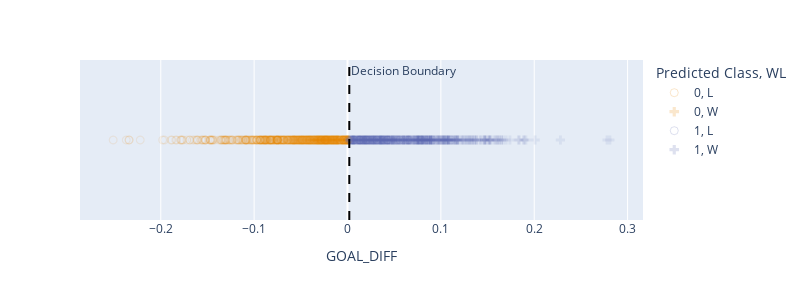

This figure's notebook cell:
### Markdown cell above
A decision boundary describes the **line** that splits the data into classes based on the *features*.

For a model with one feature, the decision boundary is a *point* that separates the two classes. The number of dimensions of the decision boundary plot is the number of features.

- We visualize this using a 1D plot to plot all data points in terms of *just* the feature.

- We cannot define a decision boundary in terms of the predictions, so we remove that axis from our plot. 

Notice that all data points to the right of our decision boundary are classified as Class 1, while all data points to the left are classified as Class 0.

### Code cell
fig = px.scatter(games, x="GOAL_DIFF", y=np.zeros(len(games)),
                 symbol="WL", symbol_sequence=[ "circle-open", "cross"], 
                 color="Predicted Class", height=300, opacity=0.1)
# fig.update_traces(marker_symbol='line-ns-open')
fig.update_traces(marker_size=8)
fig.update_layout(
    yaxis=dict(showticklabels=False, showgrid=False, zeroline=False, title=""),
)

decision_boundary =  -model.intercept_[0]/model.coef_[0][0]
fig.add_vline(x = decision_boundary, line_dash="dash", 
              line_color="black",
              annotation_text="Decision Boundary", 
              annotation_position="top right")

### Figure 1 — Plotly figure (JSON) as saved in the notebook; plotly's stock layout.template omitted (floating-point values rounded to 4 significant figures; data arrays with more than 128 entries replaced by an {"elided": "..."} marker saying what was removed)
{"data": [{"hovertemplate": "Predicted Class=0<br>WL=L<br>GOAL_DIFF=%{x}<br>y=%{y}<extra></extra>", "legendgroup": "0, L", "marker": {"color": "rgb(229, 134, 6)", "opacity": 0.1, "size": 8, "symbol": "circle-open"}, "mode": "markers", "name": "0, L", "showlegend": true, "type": "scattergl", "x": {"elided": "511 float values"}, "xaxis": "x", "y": {"elided": "511 float values"}, "yaxis": "y"}, {"hovertemplate": "Predicted Class=0<br>WL=W<br>GOAL_DIFF=%{x}<br>y=%{y}<extra></extra>", "legendgroup": "0, W", "marker": {"color": "rgb(229, 134, 6)", "opacity": 0.1, "size": 8, "symbol": "cross"}, "mode": "markers", "name": "0, W", "showlegend": true, "type": "scattergl", "x": {"elided": "139 float values"}, "xaxis": "x", "y": {"elided": "139 float values"}, "yaxis": "y"}, {"hovertemplate": "Predicted Class=1<br>WL=L<br>GOAL_DIFF=%{x}<br>y=%{y}<extra></extra>", "legendgroup": "1, L", "marker": {"color": "rgb(93, 105, 177)", "opacity": 0.1, "size": 8, "symbol": "circle-open"}, "mode": "markers", "name": "1, L", "showlegend": true, "type": "scattergl", "x": [0.053, 0.079, 0.02, 0.035, 0.076, 0.02, 0.047, 0.056, 0.007, 0.034, 0.031, 0.007, 0.043, 0.012, 0.028, 0.045, 0.079, 0.075, 0.013, 0.043, 0.026, 0.031, 0.021, 0.011, 0.016, 0.06, 0.002, 0.01, 0.006, 0.086, 0.044, 0.006, 0.111, 0.026, 0.022, 0.015, 0.013, 0.019, 0.016, 0.043, 0.014, 0.014, 0.014, 0.022, 0.012, 0.042, 0.059, 0.032, 0.004, 0.007, 0.019, 0.017, 0.073, 0.042, 0.024, 0.013, 0.005, 0.011, 0.013, 0.045, 0.084, 0.012, 0.027, 0.071, 0.009, 0.037, 0.021, 0.042, 0.031, 0.022, 0.005, 0.019, 0.01, 0.017, 0.007, 0.032, 0.032, 0.036, 0.014, 0.043, 0.062, 0.064, 0.039, 0.018, 0.021, 0.006, 0.067, 0.066, 0.065, 0.065, 0.013, 0.054, 0.017, 0.003, 0.013, 0.091, 0.04, 0.038, 0.015, 0.038, 0.056, 0.02, 0.008, 0.024, 0.024, 0.026, 0.02, 0.029, 0.003, 0.036, 0.078, 0.028, 0.023, 0.017], "xaxis": "x", "y": [0.0, 0.0, 0.0, 0.0, 0.0, 0.0, 0.0, 0.0, 0.0, 0.0, 0.0, 0.0, 0.0, 0.0, 0.0, 0.0, 0.0, 0.0, 0.0, 0.0, 0.0, 0.0, 0.0, 0.0, 0.0, 0.0, 0.0, 0.0, 0.0, 0.0, 0.0, 0.0, 0.0, 0.0, 0.0, 0.0, 0.0, 0.0, 0.0, 0.0, 0.0, 0.0, 0.0, 0.0, 0.0, 0.0, 0.0, 0.0, 0.0, 0.0, 0.0, 0.0, 0.0, 0.0, 0.0, 0.0, 0.0, 0.0, 0.0, 0.0, 0.0, 0.0, 0.0, 0.0, 0.0, 0.0, 0.0, 0.0, 0.0, 0.0, 0.0, 0.0, 0.0, 0.0, 0.0, 0.0, 0.0, 0.0, 0.0, 0.0, 0.0, 0.0, 0.0, 0.0, 0.0, 0.0, 0.0, 0.0, 0.0, 0.0, 0.0, 0.0, 0.0, 0.0, 0.0, 0.0, 0.0, 0.0, 0.0, 0.0, 0.0, 0.0, 0.0, 0.0, 0.0, 0.0, 0.0, 0.0, 0.0, 0.0, 0.0, 0.0, 0.0, 0.0], "yaxis": "y"}, {"hovertemplate": "Predicted Class=1<br>WL=W<br>GOAL_DIFF=%{x}<br>y=%{y}<extra></extra>", "legendgroup": "1, W", "marker": {"color": "rgb(93, 105, 177)", "opacity": 0.1, "size": 8, "symbol": "cross"}, "mode": "markers", "name": "1, W", "showlegend": true, "type": "scattergl", "x": {"elided": "466 float values"}, "xaxis": "x", "y": {"elided": "466 float values"}, "yaxis": "y"}], "layout": {"annotations": [{"showarrow": false, "text": "Decision Boundary", "x": 0.001937, "xanchor": "left", "xref": "x", "y": 1, "yanchor": "top", "yref": "y domain"}], "height": 300, "legend": {"title": {"text": "Predicted Class, WL"}, "tracegroupgap": 0}, "margin": {"t": 60}, "shapes": [{"line": {"color": "black", "dash": "dash"}, "type": "line", "x0": 0.001937, "x1": 0.001937, "xref": "x", "y0": 0, "y1": 1, "yref": "y domain"}], "width": 800, "xaxis": {"anchor": "y", "domain": [0, 1], "title": {"text": "GOAL_DIFF"}}, "yaxis": {"anchor": "x", "domain": [0, 1], "showgrid": false, "showticklabels": false, "title": {"text": ""}, "zeroline": false}}}
